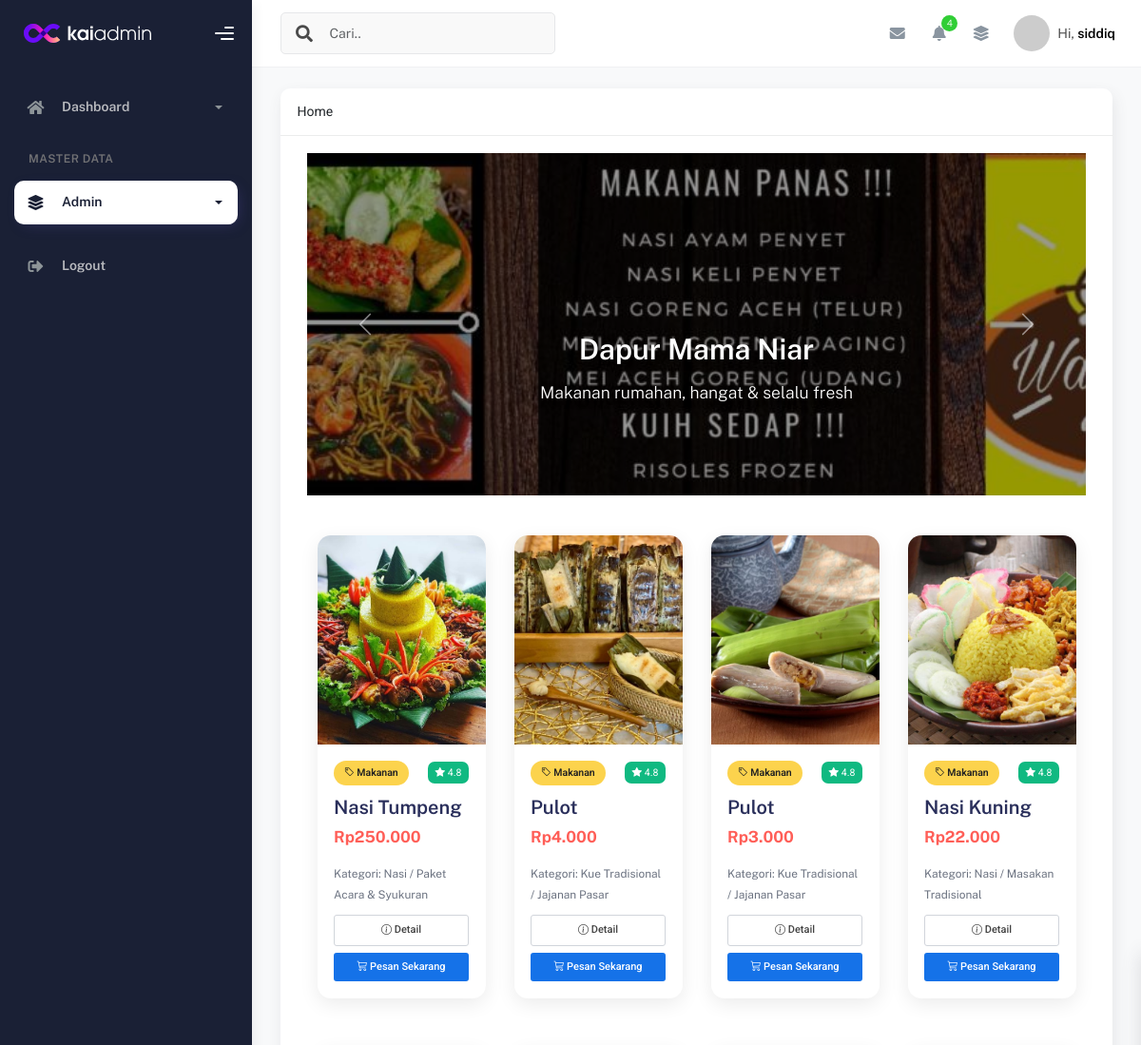
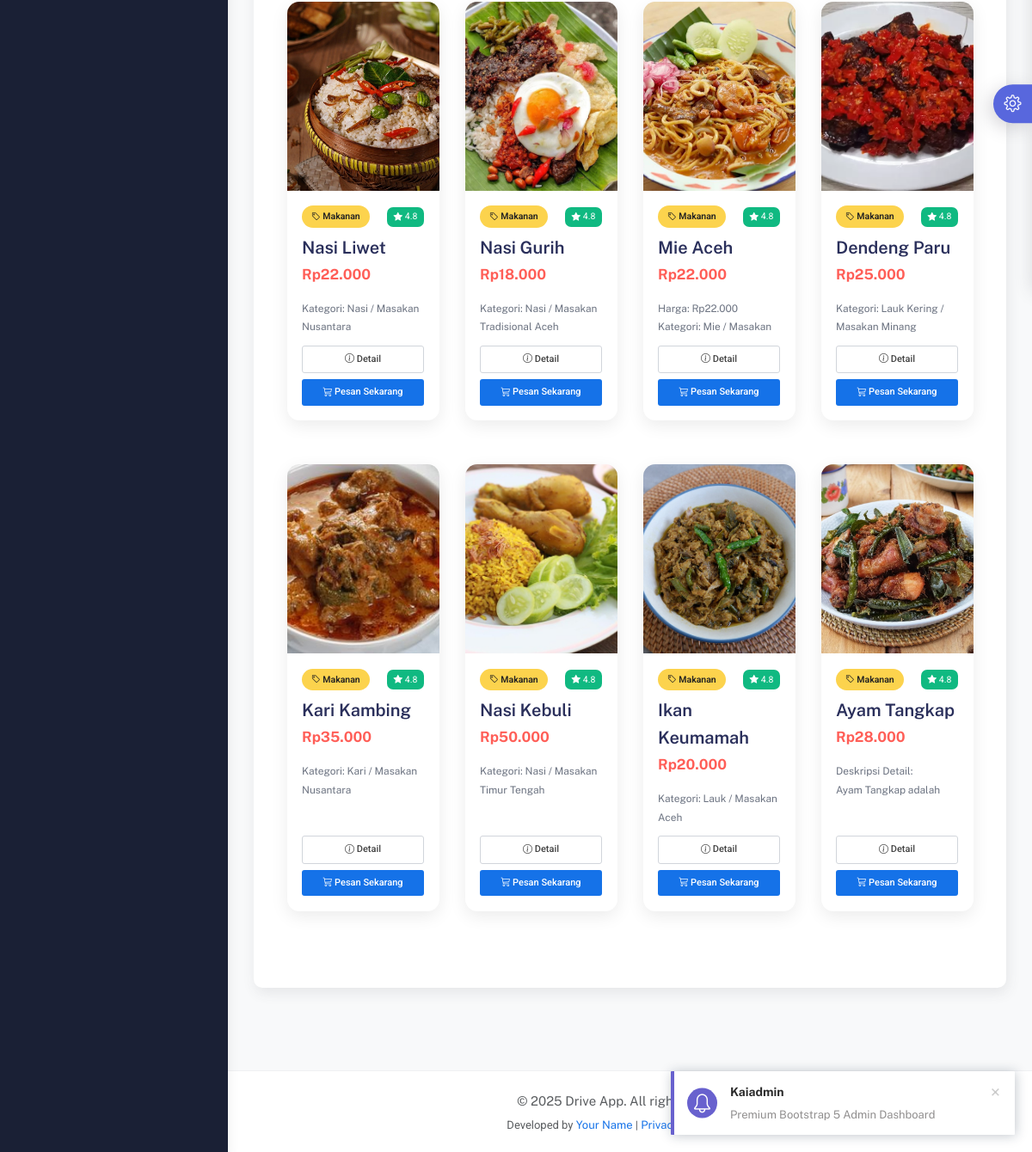
/menu.php (signed in), run on the app's committed database (2 pictures, top to bottom).
### tables this page shows
CREATE TABLE `user` (
  `id` int(11) NOT NULL,
  `id_level` int(11) NOT NULL,
  `username` varchar(50) NOT NULL,
  `email` varchar(50) NOT NULL,
  `password` varchar(50) NOT NULL,
  `profile_picture` varchar(50) NOT NULL,
  `created_at` timestamp NOT NULL DEFAULT current_timestamp(),
  `updated_at` timestamp NOT NULL DEFAULT current_timestamp() ON UPDATE current_timestamp(),
  `deleted_at` tinyint(1) NOT NULL DEFAULT 0
);

CREATE TABLE `menu` (
  `id` int(11) NOT NULL,
  `nama` varchar(50) NOT NULL,
  `harga` int(50) NOT NULL,
  `deskripsi` text NOT NULL,
  `gambar` varchar(500) NOT NULL,
  `kategori` enum('Makanan','Minuman','','') NOT NULL,
  `created_at` timestamp NOT NULL DEFAULT current_timestamp(),
  `updated_at` timestamp NULL DEFAULT NULL ON UPDATE current_timestamp()
);

### admin/content/dashboard.php (the view, shortened to what this page needs)
<?php include 'admin/controller/koneksi.php'; ?>
<link href="https://cdn.jsdelivr.net/npm/bootstrap-icons@1.11.3/font/bootstrap-icons.css" rel="stylesheet">
</head>
<body>
  <header id="heroCarousel" class="carousel slide" data-bs-ride="carousel" data-bs-interval="4000">
    <div class="carousel-inner">
      <div class="carousel-item active">
        <img src="admin/content/uploads/banner1.jpg" class="w-100" alt="Banner 1">
        <div class="carousel-caption">
          <h1 class="fw-bold text-white">Dapur Mama Niar</h1>
          <p class="lead text-white">Makanan rumahan, hangat & selalu fresh</p>
        </div>
      </div>
    </div>
    <button class="carousel-control-prev" type="button" data-bs-target="#heroCarousel" data-bs-slide="prev">
      <span class="carousel-control-prev-icon"></span>
    </button>
    <button class="carousel-control-next" type="button" data-bs-target="#heroCarousel" data-bs-slide="next">
      <span class="carousel-control-next-icon"></span>
    </button>
  </header>
  <main id="menu" class="container py-5">
    <div class="row g-4">
      <?php
      $result = mysqli_query($config, "SELECT * FROM menu ORDER BY id DESC LIMIT 12");
      $menu = mysqli_fetch_all($result, MYSQLI_ASSOC);
      foreach ($menu as $row): ?>
        <div class="col-12 col-sm-6 col-lg-4 col-xl-3 d-flex">
          <div class="card menu-card w-100">
            <img src="admin/content/uploads/<?= $row['gambar'] ?: 'default.png' ?>"
              alt="<?= htmlspecialchars($row['nama']) ?>">
            <div class="card-body d-flex flex-column">
              <div class="d-flex justify-content-between align-items-center mb-2">
                <span class="kategori-pill"><i class="bi bi-tag"></i> <?= htmlspecialchars($row['kategori']) ?></span>
                <span class="rating-badge"><i class="bi bi-star-fill"></i> 4.8</span>
              </div>
              <h5 class="card-title fw-semibold"><?= htmlspecialchars($row['nama']) ?></h5>
              <p class="price-tag">Rp<?= number_format($row['harga'], 0, ',', '.') ?></p>
              <p class="card-text"><?= nl2br(htmlspecialchars($row['deskripsi'])) ?></p>
              <div class="mt-auto d-grid gap-2">
                <a href="?page=detail&id=<?= $row['id'] ?>" class="btn btn-outline-secondary btn-sm">
                  <i class="bi bi-info-circle"></i> Detail
                </a>
                <a href="?page=beli&id=<?= $row['id'] ?>" class="btn btn-primary btn-sm">
                  <i class="bi bi-cart3"></i> Pesan Sekarang
                </a>
              </div>
            </div>
          </div>
        </div>
      <?php endforeach; ?>
    </div>
  </main>
</body>

### menu.php (shortened to what this page needs)
<?php
require_once 'admin/controller/functions.php';
?>
<!DOCTYPE html>
<html lang="en">
<head>
    <?php include 'admin/include/css.php'; ?>
</head>
<body style="background-color: #f8f9fa; font-family: 'Roboto', sans-serif;">
    <div class="wrapper">
        <?php include 'admin/include/sidebar.php'; ?>
        <div class="main-panel">
            <div class="main-header">
                <?php include 'admin/include/header.php'; ?>
            </div>
            <div class="container">
                <div class="page-inner">
                    <div class="row">
                        <div class="col-sm-12">
                            <div class="card">
                                <div class="card-header">
                                    <?php echo isset($_GET['page']) ? str_replace("-", " ",  ucfirst($_GET['page'])) : 'Home'
                                    ?>
                                </div>
                                <div class="container">
                                    <div class="card-body">
                                        <?php
                                        if (isset($_GET['page'])) {
                                            if (file_exists("admin/content/" . $_GET['page'] . ".php")) {
                                                include('admin/content/' . $_GET['page'] . ".php");
                                            } else {
                                                include "admin/content/notfound.php";
                                            }
                                        } else {
                                            include 'admin/content/dashboard.php';
                                        }
                                        ?>
                                    </div>
                                </div>
                            </div>
                        </div>
                    </div>
                </div>
                <?php include 'admin/include/footer.php'; ?>
            </div>
            <?php include 'admin/include/custom-template.php'; ?>
        </div>
</body>
</html>

### admin/include/css.php (shortened to what this page needs)
<link rel="stylesheet" href="template/assets/css/bootstrap.min.css" />
<link rel="stylesheet" href="template/assets/css/plugins.min.css" />
<link rel="stylesheet" href="template/assets/css/kaiadmin.min.css" />
<link rel="stylesheet" href="template/assets/css/demo.css" />

### admin/include/sidebar.php (shortened to what this page needs)
<?php
$navbarID = $_SESSION['id'];
$queryNavbar = mysqli_query($config, "SELECT * FROM user WHERE id = '$navbarID'");
$dataNavbar = mysqli_fetch_assoc($queryNavbar);
?>
<div class="sidebar sidebar-style-2" data-background-color="dark">
    <div class="sidebar-logo">
        <div class="logo-header" data-background-color="dark">
            <a href="?page=dashboard" class="logo" data-bs-toggle="tooltip" data-bs-placement="right" title="Dashboard">
                <img src="template/assets/img/kaiadmin/logo_light.svg" alt="navbar brand" class="navbar-brand" height="20" />
            </a>
            <div class="nav-toggle">
                <button class="btn btn-toggle toggle-sidebar">
                    <i class="gg-menu-right"></i>
                </button>
            </div>
        </div>
    </div>
    <div class="sidebar-wrapper scrollbar scrollbar-inner">
        <div class="sidebar-content">
            <ul class="nav nav-secondary">
                <li class="nav-item">
                    <a data-bs-toggle="collapse" href="#dashboardMenu" data-bs-toggle="tooltip" data-bs-placement="right" title="Dashboard">
                        <i class="fas fa-home"></i>
                        <p>Dashboard</p>
                        <span class="caret"></span>
                    </a>
                </li>
                <?php if ($dataNavbar['id_level'] == 1) : ?>
                    <li class="nav-section">
                        <h4 class="text-section">Master Data</h4>
                    </li>
                    <li class="nav-item active submenu">
                        <a data-bs-toggle="collapse" href="#adminMenu" data-bs-toggle="tooltip" data-bs-placement="right" title="Admin Area">
                            <i class="fas fa-layer-group"></i>
                            <p>Admin</p>
                            <span class="caret"></span>
                        </a>
                    </li>
                <?php elseif ($dataNavbar['id_level'] == 2) : ?>
                <?php endif; ?>
                <li class="nav-item mt-4">
                    <a href="logout.php" class="text-danger" data-bs-toggle="tooltip" title="Keluar dari aplikasi">
                        <i class="fas fa-sign-out-alt"></i>
                        <p>Logout</p>
                    </a>
                </li>
            </ul>
        </div>
    </div>
</div>

### admin/include/header.php (shortened to what this page needs)
 <?php
$idNav = $_SESSION['id'];
$queryNav = mysqli_query($config, "SELECT user.*, level.level_name FROM user LEFT JOIN level ON user.id_level = level.id WHERE user.id = '$idNav'");
$rowNav  = mysqli_fetch_array($queryNav);
?>
<nav
            class="navbar navbar-header navbar-header-transparent navbar-expand-lg border-bottom"
          >
            <div class="container-fluid">
              <nav
                class="navbar navbar-header-left navbar-expand-lg navbar-form nav-search p-0 d-none d-lg-flex"
              >
                <div class="input-group">
                  <div class="input-group-prepend">
                    <button type="submit"  class="btn btn-search pe-1">
                      <i class="fa fa-search search-icon"></i>
                    </button>
                  </div>
                  <input
                    type="text"
                    id='sidebarSearch'
                    placeholder="Cari.."
                    class="form-control"
                  />
                </div>
              </nav>
              <ul class="navbar-nav topbar-nav ms-md-auto align-items-center">
                <li class="nav-item topbar-icon dropdown hidden-caret">
                  <a
                    class="nav-link dropdown-toggle"
                    href="#"
                    id="messageDropdown"
                    role="button"
                    data-bs-toggle="dropdown"
                    aria-haspopup="true"
                    aria-expanded="false"
                  >
                    <i class="fa fa-envelope"></i>
                  </a>
                </li>
                <li class="nav-item topbar-icon dropdown hidden-caret">
                  <a
                    class="nav-link dropdown-toggle"
                    href="#"
                    id="notifDropdown"
                    role="button"
                    data-bs-toggle="dropdown"
                    aria-haspopup="true"
                    aria-expanded="false"
                  >
                    <i class="fa fa-bell"></i>
                    <span class="notification">4</span>
                  </a>
                </li>
                <li class="nav-item topbar-icon dropdown hidden-caret">
                  <a
                    class="nav-link"
                    data-bs-toggle="dropdown"
                    href="#"
                    aria-expanded="false"
                  >
                    <i class="fas fa-layer-group"></i>
                  </a>
                </li>
                <li class="nav-item topbar-user dropdown hidden-caret">
                  <a
                    class="dropdown-toggle profile-pic"
                    data-bs-toggle="dropdown"
                    href="#"
                    aria-expanded="false"
                  >
                    <div class="avatar-sm">
                      <img
                        src="<?= !empty($rowNav['profile_picture']) && file_exists('admin/img/profile_picture/' . $rowNav['profile_picture']) ? 'admin/img/profile_picture/' . $rowNav['profile_picture'] : 'https://placehold.co/100' ?> "
                        alt="..."
                        class="avatar-img rounded-circle"
                      />
                    </div>
                    <span class="profile-username">
                      <span class="op-7">Hi,</span>
                      <span class="fw-bold"><?= isset($rowNav['username']) ? $rowNav['username'] : '-- your name --' ?></span>
                    </span>
                  </a>
                </li>
              </ul>
            </div>
          </nav>

### admin/include/footer.php
<footer class="bg-white border-top py-4 mt-5">
  <div class="container text-center">
    <p class="mb-1 text-muted">&copy; 2025 Drive App. All rights reserved.</p>
    <small class="text-muted">
      Developed by <a href="#" class="text-decoration-none">Your Name</a> |
      <a href="#" class="text-decoration-none">Privacy Policy</a> |
      <a href="#" class="text-decoration-none">Terms</a>
    </small>
  </div>
</footer>

### admin/include/custom-template.php (shortened to what this page needs)
<div class="custom-template">
       <div class="custom-toggle">
         <i class="icon-settings"></i>
       </div>
     </div>

### template/assets/css/demo.css (style rules this page uses)
.custom-template { position: fixed; top: 50%; transform: translateY(-50%); right: -325px; width: 325px; height: max-content; display: block; z-index: 1; background: #ffffff; transition: all .3s; z-index: 1003; box-shadow: -1px 1px 20px rgba(69, 65, 78, 0.15); border-top-left-radius: 5px; border-bottom-left-radius: 5px; transition: all .5s; }
.custom-template .custom-toggle { position: absolute; width: 45px; height: 45px; background: #5867dd; top: 50%; left: -45px; transform: translateY(-50%); display: flex; align-items: center; justify-content: center; text-align: center; border-top-left-radius: 30px; border-bottom-left-radius: 30px; cursor: pointer; color: #ffffff; box-shadow: -5px 5px 20px rgba(69, 65, 78, 0.21); }
.custom-template .custom-toggle i { font-size: 20px; animation: 1.3s spin linear infinite; }

### admin/content/dashboard.php (style rules this page uses)
:root { --primary: #ff5e57; --secondary: #fcd34d; --radius: 1rem; --shadow: 0 6px 20px rgba(0, 0, 0, .08); --bg-light: #f9fafb; }
body { background: var(--bg-light); font-family: 'Poppins', sans-serif; }
#heroCarousel .carousel-item { height: 360px; }
#heroCarousel .carousel-item img { height: 100%; object-fit: cover; filter: brightness(0.6); }
#heroCarousel .carousel-caption { bottom: 60px; }
#heroCarousel h1, #heroCarousel p { text-shadow: 0 3px 10px rgba(0, 0, 0, .4); }
.menu-card { border: 0; border-radius: var(--radius); overflow: hidden; box-shadow: var(--shadow); transition: .3s; display: flex; flex-direction: column; background: #fff; }
.menu-card img { height: 220px; width: 100%; object-fit: cover; transition: .4s; }
.kategori-pill { background: var(--secondary); font-size: .75rem; font-weight: 600; padding: .35rem .8rem; border-radius: 50rem; color: #222; }
.price-tag { color: var(--primary); font-weight: 700; font-size: 1.2rem; }
.card-text { font-size: .85rem; color: #6b7280; height: 3.6em; overflow: hidden; margin-bottom: .75rem; }
.btn-primary { background: var(--primary); border: 0; }
.btn-outline-secondary { border-color: #d1d5db; color: #444; }
.rating-badge { background: #10b981; color: #fff; font-size: .75rem; padding: .25rem .55rem; border-radius: .5rem; }

### data on the page
user: username "siddiq"
menu: gambar (picture), kategori "Makanan", nama "Nasi Tumpeng", harga "250.000", deskripsi "Kategori: Nasi / Paket Acara & Syukuran"
menu: gambar (picture), kategori "Makanan", nama "Pulot", harga "4.000", deskripsi "Kategori: Kue Tradisional / Jajanan Pasar"
menu: gambar (picture), kategori "Makanan", nama "Pulot", harga "3.000", deskripsi "Kategori: Kue Tradisional / Jajanan Pasar"
menu: gambar (picture), kategori "Makanan", nama "Nasi Kuning", harga "22.000", deskripsi "Kategori: Nasi / Masakan Tradisional"
menu: gambar (picture), kategori "Makanan", nama "Nasi Liwet", harga "22.000", deskripsi "Kategori: Nasi / Masakan Nusantara"
menu: gambar (picture), kategori "Makanan", nama "Nasi Gurih", harga "18.000", deskripsi "Kategori: Nasi / Masakan Tradisional Aceh"
menu: gambar (picture), kategori "Makanan", nama "Mie Aceh", harga "22.000", deskripsi "Harga: Rp22.000 Kategori: Mie / Masakan…"
menu: gambar (picture), kategori "Makanan", nama "Dendeng Paru", harga "25.000", deskripsi "Kategori: Lauk Kering / Masakan Minang"
menu: gambar (picture), kategori "Makanan", nama "Kari Kambing", harga "35.000", deskripsi "Kategori: Kari / Masakan Nusantara"
menu: gambar (picture), kategori "Makanan", nama "Nasi Kebuli", harga "50.000", deskripsi "Kategori: Nasi / Masakan Timur Tengah"
menu: gambar (picture), kategori "Makanan", nama "Ikan Keumamah", harga "20.000", deskripsi "Kategori: Lauk / Masakan Aceh"
menu: gambar (picture), kategori "Makanan", nama "Ayam Tangkap", harga "28.000", deskripsi "Deskripsi Detail: Ayam Tangkap adalah…"
